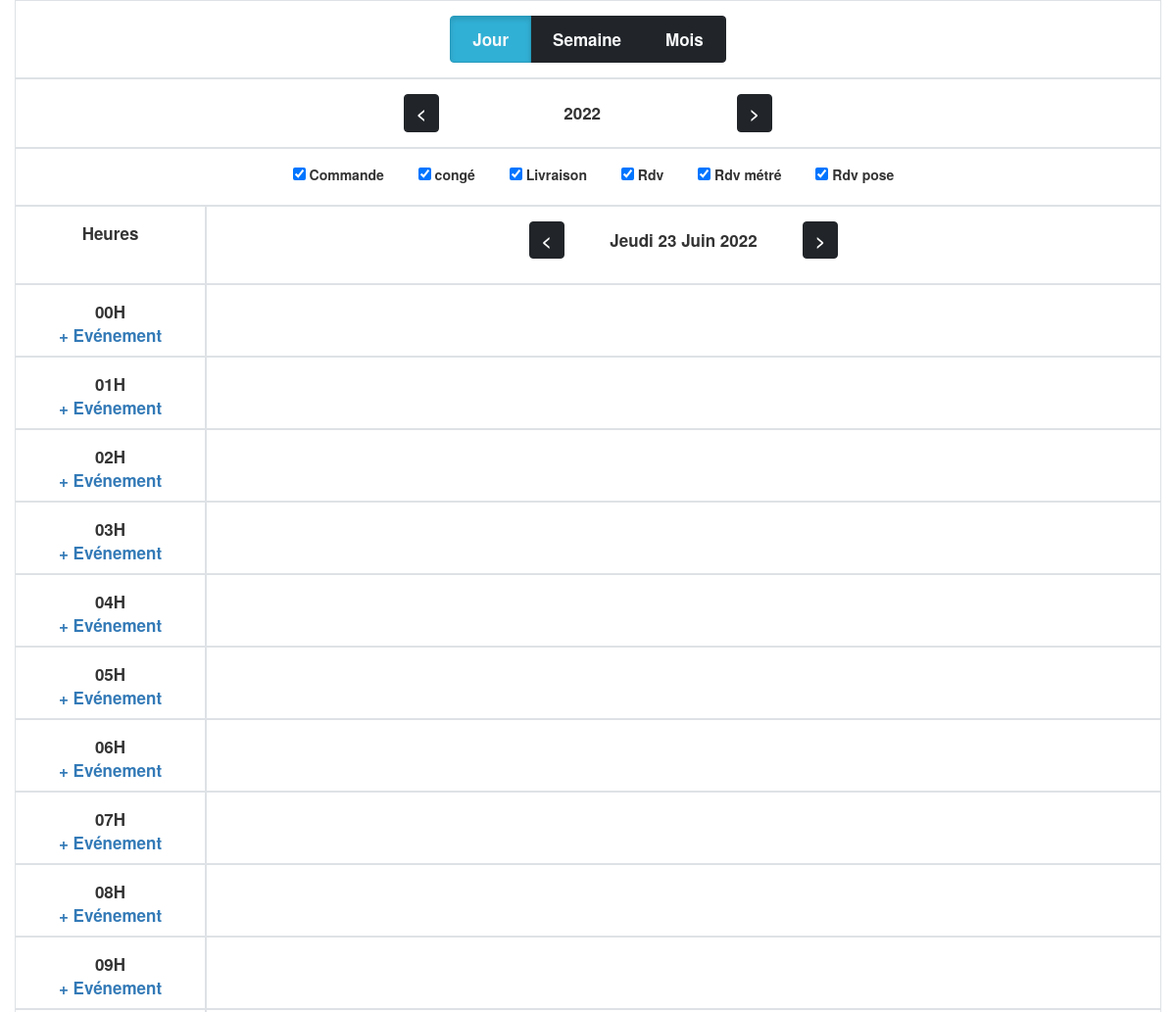
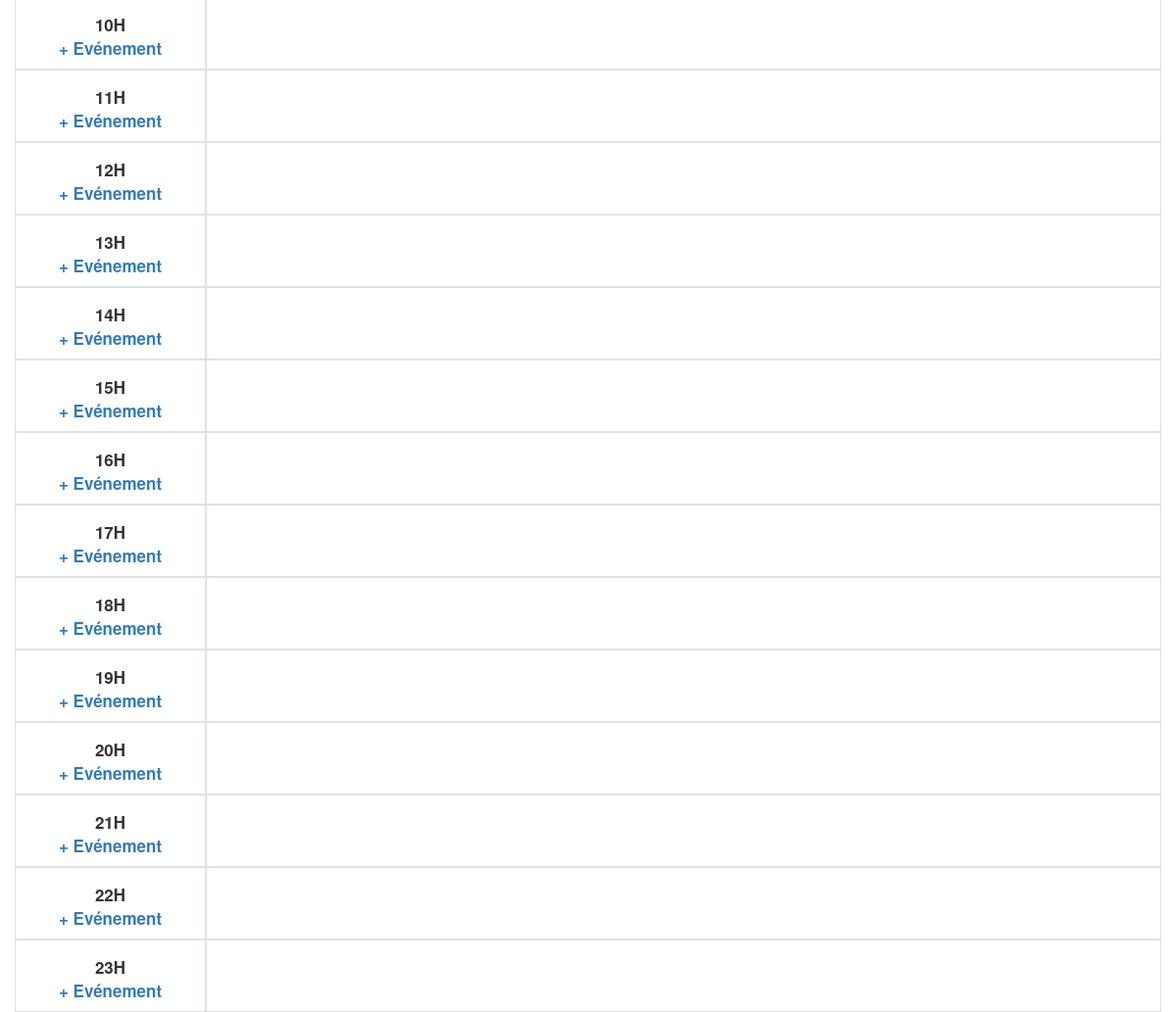
Page /jour/23/6/2022 on the committed database (2 pictures, top to bottom).
### tables this page shows
CREATE TABLE IF NOT EXISTS `typeevenement`
(
    `Id_TypeEvenement`      int(11) NOT NULL AUTO_INCREMENT,
    `Nom_TypeEvenement`     varchar(50) DEFAULT NULL,
    `Couleur_TypeEvenement` varchar(50) DEFAULT NULL,
    `Id_Client`             int(11)     DEFAULT NULL,
    PRIMARY KEY (`Id_TypeEvenement`),
    KEY `Id_Client` (`Id_Client`)
);

### app/Model/chargerView.php (called while the page is built, shortened)
<?php
class chargerView
{
    public function view(string $vu='index', array $data=array()){
        $baseDir =  dirname(__DIR__);
        include($baseDir.'/view/'.$vu.'.php');
  }
}

### index.php (called while the page is built, shortened)
<?php
$route = new Route();
$route->index();

### app/Model/typeEvenement.php (called while the page is built, shortened)
<?php
class typeEvenement
{
    public $idclient;
    public function setIdclient($idclient)
    {
        $this->idclient = $idclient;
    }
    public function getIdclient()
    {
        return $this->idclient;
    }
    public function getEvenement()
    {
        $db = Database::connect();
        $reqeve = $db->prepare('select * from typeevenement where Id_Client=? order by Nom_TypeEvenement ');
        $reqeve->execute(array($this->getIdclient()));
       return $reqeve->fetchAll();
    }
}

### app/Librairy/ConvertDate.php (called while the page is built, shortened)
<?php
class ConvertDate
{
    public function getMoisLettre($month): string
    {
        $tabMois = [1 => 'Janvier', 2 => "Février", 3 => "Mars", 4 => "Avril", 5 => "Mai", 6 => "Juin", 7 => "Juillet", 8 => "Août", 9 => "Septembre", 10 => "Octobre", 11 => "Novembre", 12 => "Décembre"];
        return $tabMois[$month];
    }
}

### app/View/jour.php (the view, shortened to what this page needs)
<div class="container">
    <div class="row">
        <div class="col-md-12 border text-center p-4">
            <div class="btn-group btn-group-toggle">
                <label class="btn btn-info active">
                    <a class="nav-link text-light fw-bold" href="#">Jour</a>
                </label>
                <label class="btn btn-dark ">
                    <a class="nav-link text-light fw-bold"
                       href="/semaine/<?= date('W', strtotime($year . '-' . $month . '-' . $day)); ?>/<?= $year; ?>">Semaine</a>
                </label>
                <label class="btn btn-dark">
                    <a class="nav-link text-light fw-bold"
                       href="/mois/<?= (int)$month; ?>/<?= $year; ?>">Mois</a>
                </label>
            </div>
        </div>
        <div class="col-md-12 border text-center  p-4"><a class="btn btn-dark fw-bold"
                                                          href="/jour/<?= (int)$day; ?>/<?= (int)$month; ?>/<?= $year - 1; ?>"><</a>&nbsp;<div
                class="btn btn-light w-25 fw-bold"><?php echo $year; ?></div>
            <a class="btn btn-dark fw-bold"
               href="/jour/<?= (int)$day; ?>/<?= (int)$month; ?>/<?php echo $year + 1; ?>">></a>
        </div>
        <div class="col-md-12 border text-center  p-4">
            <?php foreach ($TypeEve as $key => $rowcheck) { ?>
                <div class="form-check form-check-inline">
                    <input class="form-check-input" type="checkbox" id="check<?= $rowcheck['Id_TypeEvenement']; ?>"
                           checked value="yes">
                    <label class="form-check-label"
                           for="check<?= $rowcheck['Id_TypeEvenement']; ?>"><?= $rowcheck['Nom_TypeEvenement']; ?></label>
                </div>
                <?php
            }
            ?>
        </div>
        <div class="col-md-2 border text-center fw-bold  p-4" style="height: 80px;">Heures</div>
        <div class="col-md-10 border  p-4" style="height: 80px;">
            <div class="text-center p-10">
                <a class="btn btn-dark fw-bold"
                   href="/jour/<?= (int)date('d', strtotime("-1 day", strtotime(date($year . '-' . $month . '-' . $day)))); ?>/<?= (int)date('m', strtotime("-1 day", strtotime(date($year . '-' . $month . '-' . $day)))); ?>/<?= (int)date('Y', strtotime("-1 day", strtotime(date($year . '-' . $month . '-' . $day)))); ?>"><</a>
                <div class="btn btn-light w-25 fw-bold"> <?= $jourLettre; ?> <?= date('d', strtotime(date($year . '-' . $month . '-' . $day))); ?>
                    <?= $tabMois; ?> <?= $year; ?></div>
               <a class="btn btn-dark fw-bold"
                               href="/jour/<?= (int)date('d', strtotime("+1 day", strtotime(date($year . '-' . $month . '-' . $day)))); ?>/<?= (int)date('m', strtotime("+1 day", strtotime(date($year . '-' . $month . '-' . $day)))); ?>/<?= (int)date('Y', strtotime("+1 day", strtotime(date($year . '-' . $month . '-' . $day)))); ?>">></a>
            </div>
        </div>
        <?php
        for ($heure = 00; $heure < 24; $heure++) {
            ?>
            <div class="col-md-2 border text-center fw-bold p-4"
                 style="height: 74px;"> <?= ($heure < 10) ? '0' . $heure : $heure; ?>H<br>
                <a href="/nouveaurdv/<?= (int)date('m', strtotime(date($year . '-' . $month . '-' . $day))); ?>/<?= (int)date('Y', strtotime(date($year . '-' . $month . '-' . $day))); ?>/<?= (int)date('d', strtotime(date($year . '-' . $month . '-' . $day))); ?>/<?= $heure; ?>">+
                    Evénement</a>
            </div>
            <div class="col-md-10 border p-0" style="height: 74px;">
            </div>
            <?php
        }
        ?>
    </div>
</div>

### assets/css/planning.css (style rules this page uses)
.form-check { display: block; min-height: 1.5rem; padding-left: 1.5em; margin-bottom: 0.125rem; }
.form-check-inline { display: inline-block; margin-right: 1rem; }
.p-4 { padding: 1.5rem !important; }
.p-0 { padding: 0 !important; }
.text-light { color: #f8f9fa !important; }
.fw-bold { font-weight: 700 !important; font-size: 1.7rem; }
.nav-link { display: block; padding: 0.5rem 1rem; color: #0d6efd; text-decoration: none; transition: color .15s ease-in-out, background-color .15s ease-in-out, border-color .15s ease-in-out; }
.btn-dark { color: #fff; background-color: #212529; border-color: #212529; }
.border { border: 1px solid #dee2e6 !important; }
.w-25 { width: 25% !important; }

### rows in the picture
typeevenement: Nom_TypeEvenement "Commande"
typeevenement: Nom_TypeEvenement "congé"
typeevenement: Nom_TypeEvenement "Livraison"
typeevenement: Nom_TypeEvenement "Rdv"
typeevenement: Nom_TypeEvenement "Rdv métré"
typeevenement: Nom_TypeEvenement "Rdv pose"

### other values in the picture
$year "2022"
$jourLettre "Jeudi"
date('d', strtotime(date($year . '-' . $month . '-' . $day))) "23"
$tabMois "Juin"
